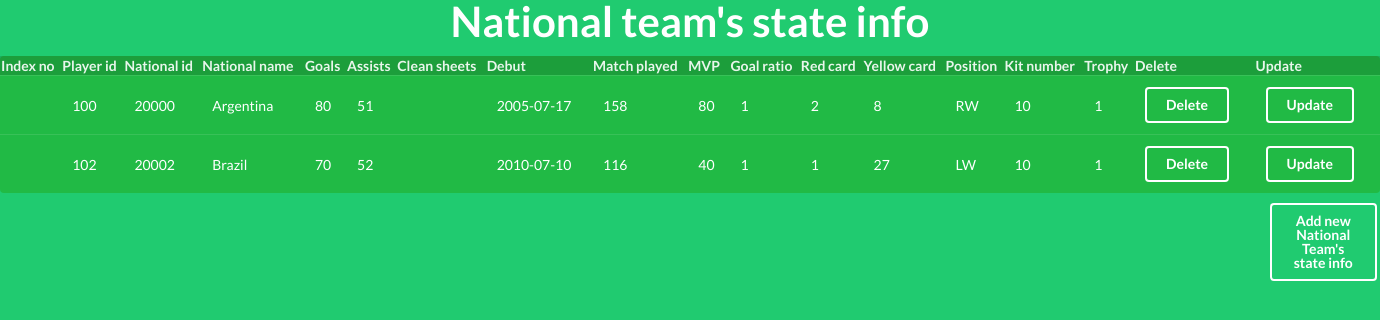
Screenshot of /crud/read_nationals_state.php with the database file from the repository.
### tables this page shows
CREATE TABLE `national_state` (
  `player_id` int(11) NOT NULL,
  `national_name` varchar(100) NOT NULL,
  `national_id` int(11) NOT NULL,
  `goals` int(11) NOT NULL,
  `assists` int(11) NOT NULL,
  `clean sheets` int(11) NOT NULL,
  `debut` date NOT NULL,
  `match_played` int(11) NOT NULL,
  `mvp` int(11) NOT NULL,
  `goal_ratio` int(11) NOT NULL,
  `red_card` int(11) NOT NULL,
  `yellow_card` int(11) NOT NULL,
  `position` varchar(100) NOT NULL,
  `kit_number` int(11) NOT NULL,
  `trophy` int(11) NOT NULL
);

### crud/read_nationals_state.php (the view, shortened to what this page needs)
<html>
	<head>
		<link rel="stylesheet" href="https://cdnjs.cloudflare.com/ajax/libs/semantic-ui/2.4.1/semantic.min.css">
	</head>
	<body style="background-color: #20CB70">
<h1 style="text-align: center; color: white; font-size: 3rem; line-height: 1">National team's state info</h1>
<?php
	$connect = mysqli_connect( HOST, USER, PASS, DB )
		or die("Can not connect");
	$results = mysqli_query( $connect, "SELECT * FROM national_state" )
		or die("Can not execute query");
	echo "<table class='ui inverted green table'style='margin: 0 auto;'> \n";
	echo "<th>Index no</th> <th>Player id</th> <th>National id</th> <th>National name</th> <th>Goals</th> <th>Assists</th> <th>Clean sheets</th> <th>Debut</th> <th>Match played</th> <th>MVP</th> <th>Goal ratio</th> <th>Red card</th> <th>Yellow card</th> <th>Position</th> <th>Kit number</th> <th>Trophy</th> <th>Delete</th> <th>Update</th> \n";
	while( $rows = mysqli_fetch_array( $results ) ) {
		extract( $rows );
		echo "<tr>";
		echo "<td> $index_no </td>";
		echo "<td> $player_id </td>";
		echo "<td> $national_id </td>";
		echo "<td> $national_name </td>";
		echo "<td> $goals </td>";
		echo "<td> $assists </td>";
		echo "<td> $clean_sheets </td>";
		echo "<td> $debut </td>";
		echo "<td> $match_played </td>";
		echo "<td> $mvp </td>";
		echo "<td> $goal_ratio </td>";
		echo "<td> $red_card </td>";
		echo "<td> $yellow_card </td>";
		echo "<td> $position </td>";
		echo "<td> $kit_number </td>";
		echo "<td> $trophy </td>";
		echo "<td> <a href = 'delete_nationals_state.php?index_no=$index_no'> <button class='ui inverted button'> Delete </button> </a> </td>";
		echo "<td> <a href = 'update_input_nationals_state.php?index_no=$index_no&player_id=$player_id&national_id=$national_id&national_name=$national_name&goals=$goals&assists=$assists&clean_sheets=$clean_sheets&debut=$debut&match_played=$match_played&mvp=$mvp&goal_ratio=$goal_ratio&red_card=$red_card&yellow_card=$yellow_card&position=$position&kit_number=$kit_number&trophy=$trophy'> <button class='ui inverted button'> Update</button> </a> </td>";
		echo "</tr> \n";
	}
	echo "</table> \n";
	echo "<p style= 'margin: 10px 0 0 1270px;' ><a href=create_input_nationals_state.php><button class='ui inverted button'>Add new National Team's state info</button></a></p>";
?>
</body>
</html>

### rows the page displays
national_state: player "100", national_id "20000", national_name "Argentina", goals "80", assists "51", debut "2005-07-17", match_played "158", mvp "80", goal_ratio "1", red_card "2", yellow_card "8", position "RW", kit_number "10", trophy "1"
national_state: player "102", national_id "20002", national_name "Brazil", goals "70", assists "52", debut "2010-07-10", match_played "116", mvp "40", goal_ratio "1", red_card "1", yellow_card "27", position "LW", kit_number "10", trophy "1"
